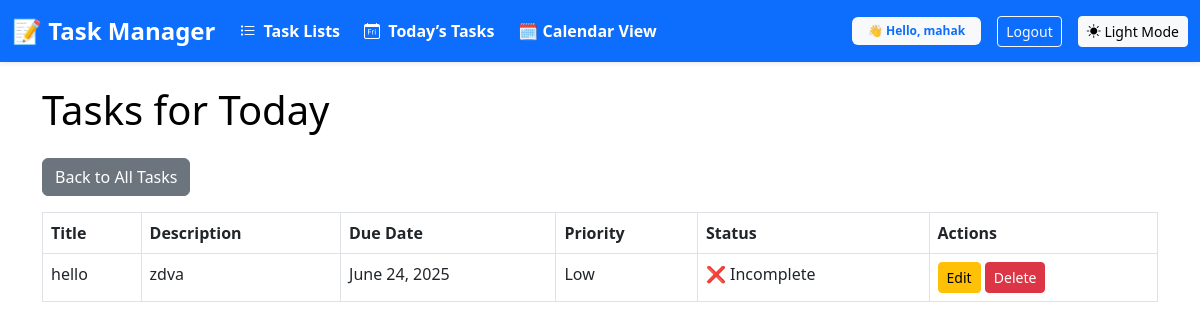
The app's page /today/ (signed in) with its own data.
### tasks/models.py (models this page shows, shortened)
class Task(models.Model):
    PRIORITY_CHOICES = [
        ('L', 'Low'),
        ('M', 'Medium'),
        ('H', 'High'),
    ]
    user = models.ForeignKey(User, on_delete=models.CASCADE, null=True, blank=True)
    title = models.CharField(max_length=200)
    description = models.TextField(blank=True, null=True)
    complete = models.BooleanField(default=False)
    created = models.DateTimeField(auto_now_add=True)
    due_date = models.DateField(null=True, blank=True)
    priority = models.CharField(max_length=1, choices=PRIORITY_CHOICES, default='M')
    task_list = models.ForeignKey(TaskList, on_delete=models.CASCADE, null=True, blank=True)
    RECUR_FREQUENCY_CHOICES = [
        ('N', 'None'),
        ('D', 'Daily'),
        ('W', 'Weekly'),
        ('M', 'Monthly'),
        ('Y', 'Yearly'),
    ]
    recur_frequency = models.CharField(
        max_length=1,
        choices=RECUR_FREQUENCY_CHOICES,
        default='N'
    )

### tasks/views.py (the view)
# urls.py: path('today/', views.today_tasks, name='today-tasks'),
@login_required
def today_tasks(request):
    today = date.today()
    tasks = Task.objects.filter(user=request.user, due_date=today)
    return render(request, 'tasks/today_tasks.html', {'tasks': tasks})

### templates/tasks/today_tasks.html (shortened to what this page needs)
{% extends 'base.html' %}
{% block content %}
  <h1 class="mb-4">Tasks for Today</h1>
  <a href="{% url 'task-list' %}" class="btn btn-secondary mb-3">Back to All Tasks</a>
  {% if tasks %}
    <table class="table table-bordered">
      <thead class="thead-dark">
        <tr>
          <th>Title</th>
          <th>Description</th>
          <th>Due Date</th>
          <th>Priority</th>
          <th>Status</th>
          <th>Actions</th>
        </tr>
      </thead>
      <tbody>
        {% for task in tasks %}
        <tr>
          <td>{{ task.title }}</td>
          <td>{{ task.description|default:"-" }}</td>
          <td>{{ task.due_date|default:"No due date" }}</td>
          <td>{{ task.get_priority_display }}</td>
          <td>
            {% if task.complete %}
              ✅ Completed
            {% else %}
              ❌ Incomplete
            {% endif %}
          </td>
          <td>
            <a href="{% url 'task-update' task.id %}" class="btn btn-sm btn-warning">Edit</a>
            <a href="{% url 'task-delete' task.id %}" class="btn btn-sm btn-danger">Delete</a>
          </td>
        </tr>
        {% endfor %}
      </tbody>
    </table>
  {% else %}
    <p>No tasks due today.</p>
  {% endif %}
{% endblock %}

### templates/base.html (shortened to what this page needs)
<!DOCTYPE html>
<html lang="en">
<head>
  <link href="https://cdn.jsdelivr.net/npm/bootstrap@5.3.0/dist/css/bootstrap.min.css" rel="stylesheet" />
  <link href="https://cdn.jsdelivr.net/npm/bootstrap-icons/font/bootstrap-icons.css" rel="stylesheet" />
</head>
<body>
  <nav class="navbar navbar-expand-lg navbar-dark bg-primary shadow-sm">
    <div class="container-fluid">
      <a class="navbar-brand fw-bold fs-4" href="{% url 'task-list' %}">📝 Task Manager</a>
      <div class="collapse navbar-collapse justify-content-between" id="navbarNav">
        <ul class="navbar-nav gap-2">
          <li class="nav-item">
            <a class="nav-link text-white fw-semibold" href="{% url 'task-lists' %}">
              <i class="bi bi-list-task me-1"></i> Task Lists
            </a>
          </li>
          <li class="nav-item">
            <a class="nav-link text-white fw-semibold" href="{% url 'today-tasks' %}">
              <i class="bi bi-calendar-day me-1"></i> Today’s Tasks
            </a>
          </li>
          <li class="nav-item">
            <a class="nav-link text-white fw-semibold" href="{% url 'task-calendar' %}">
              🗓 Calendar View
            </a>
          </li>
        </ul>
        <div class="d-flex align-items-center gap-3">
          {% if user.is_authenticated %}
            <span class="badge bg-light text-primary fw-bold px-3 py-2">
              👋 Hello, {{ user.username }}
            </span>
            <a class="btn btn-outline-light btn-sm" href="{% url 'logout' %}">Logout</a>
          {% else %}
            <a class="btn btn-outline-light btn-sm" href="{% url 'login' %}">Login</a>
            <a class="btn btn-light btn-sm" href="{% url 'register' %}">Register</a>
          {% endif %}
         <button id="themeToggleBtn" class="btn btn-light btn-sm" onclick="toggleTheme()">
  <i class="bi" id="themeIcon"></i> <span id="themeLabel">Theme</span>
</button>
      </div>
    </div>
  </nav>
  <div class="container mt-4">
    {% block content %}{% endblock %}
  </div>
</body>
</html>

### templates/base.html (style rules this page uses)
body { transition: background-color 0.3s ease, color 0.3s ease; background-color: #ffffff; color: #000000; }

### records on screen
Task: title "hello", description "zdva", due_date "June 24, 2025", priority "Low", complete "❌ Incomplete"

### other values on screen
{{ user.username }} "mahak"
